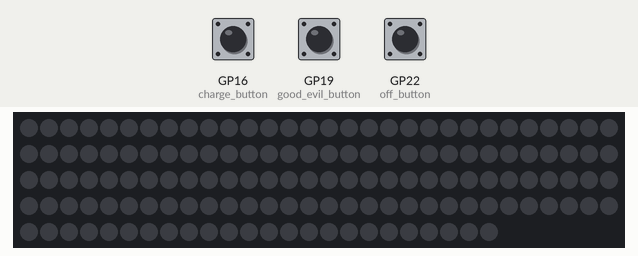
Simulated run of this program. Board: Raspberry Pi Pico running MicroPython. Parts: 144 RGB LEDs in strip order, left to right, continuing on the next row. The inputs (shaded band) are chosen by the test bench; at power-on: GP16 (charge_button) LOW, GP19 (good_evil_button) LOW, GP22 (off_button) LOW. Dim RGB values are drawn brighter than linear.

Above: at 1.2 s.
1.3 s: GP16 (charge_button) pulled HIGH for 0.15 s
At 2.7 s:
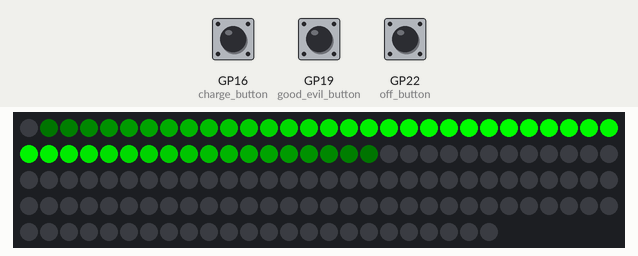
4.4 s: GP19 (good_evil_button) pulled HIGH for 0.15 s
At 5.5 s:
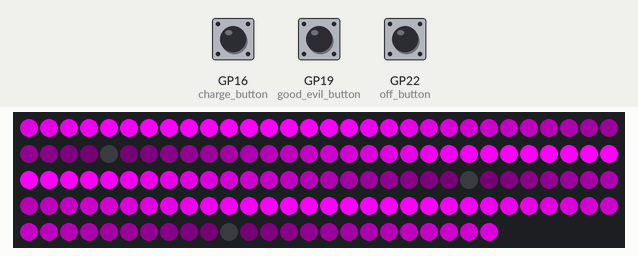
7.5 s: GP19 (good_evil_button) pulled HIGH for 1 s
At 8.9 s:
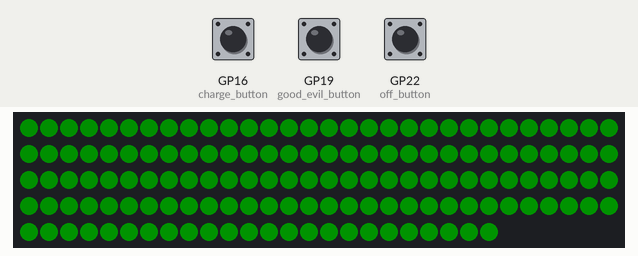
9.1 s: GP22 (off_button) pulled HIGH for 0.15 s
At 10.6 s:
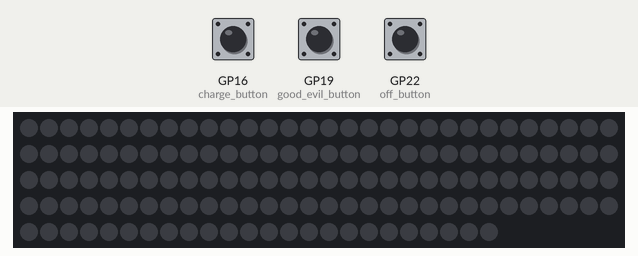
10.9 s: GP16 (charge_button) pulled HIGH for 1 s
At 13.1 s:
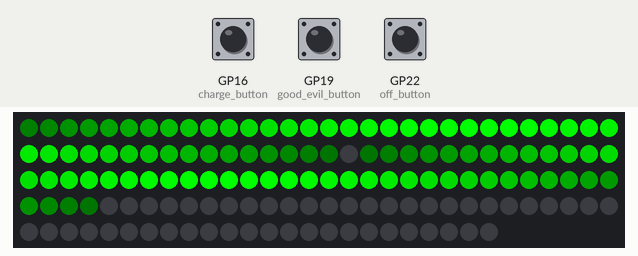
14.9 s: GP22 (off_button) pulled HIGH for 1 s
At 15.03 s:
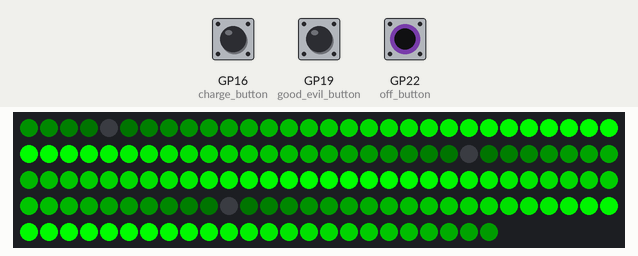
Timing chart, 0 to 17.9 s (numbered marks = the images above; inputs shaded):
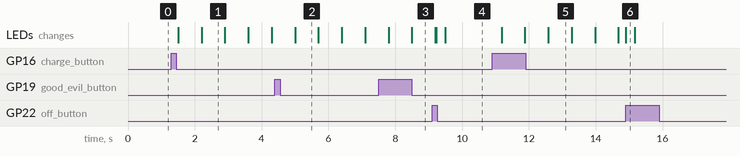

Measured:
- after the input at 1.3 s, the LEDs: first change after 0.20 s (image 1 shows a later state)
- after the input at 4.4 s, the LEDs: change after 0.60 s (image 2)
- after the input at 7.5 s, the LEDs: first differ from a run without the input after 1.0 s (image 3)
- after the input at 10.9 s, the LEDs: first change after 0.28 s (image 5 shows a later state)
- what the display in image 1 shows lasts 0.7 s, from 2.2 s to 2.9 s

The program:

trial_with_irq.py
```python
from time import sleep
from math import pi, sin
from machine import Pin, Timer
from neopixel import NeoPixel


"""
This manages my Doctor Strange costume LEDs based on button press events.
Main bus:
 - Port 36, which is 3.3v, is wired to the main + bus on the breadboard
 - Port 38, which is ground, is wired to the main - bus on the breadboard
Input buttons:
 - All buttons are wired from the IO pins to the main + bus, so that events can be caught upon rising situations
 - Charge button is connected to GP16
 - Moral button is connected to GP19
 - Cancel button is connected to GP22
Outputs:
 - 144 pixel Neopixel strip connected with red to the main + bus, white to the main - bus, and green to GP28
"""


class StrangePixel:
    """A class representing a single RGB pixel along an LED strip, with RGB members along with x and index members"""

    def __init__(self, index: int, x: float):
        """
        Initialize the StripRGBPixel instance.

        :param index: Zero-based index of pixel on the LED strip
        :param x: A physical representation of the x-position of this pixel, not necessarily accurate to real-life
        """
        self.index = index
        self.x = x
        self.intensity = 0
        self.red = 0
        self.green = 0
        self.blue = 0

    def set_pixel_intensity(self, intensity: int, evil: bool) -> None:
        """
        Updates the pixel based on an intensity.  RGB values are updated according to good/evil status.

        :param intensity: Intensity should be an integer from 0 to 255
        :param evil: A boolean flag specifying whether the pixel color should indicate evil for True, or good for False
        """
        self.intensity = intensity
        if not evil:
            self.red = 0
            self.green = int(intensity)
            self.blue = 0
        else:
            self.red = int(intensity)
            self.green = 0
            self.blue = int(intensity)


class StateManager:
    """Handles all raw I/O with the buttons on the board, converting signals into flags, and handling debounce"""

    Idle = 0  # no lights on, waiting on input
    Charging = 1  # arms charging up in the correct color scheme, accents glowing
    Armed = 2  # accents bright, charging paths on but dim, wrists and hands glowing bright
    Calming = 3  # all lights calmly turn off

    def __init__(self):
        self.charge_requested = False
        self.toggle_good_evil_requested = False
        self.abort_requested = False
        self.timer = Timer(-1)
        self._initialize_button_monitors()
        self.evil = False
        self.debounce_time = 200  # ms

    def _initialize_button_monitors(self) -> None:
        """One-time initialization to create button instances and call the workers to set up IRQ monitors"""
        self.charge_button = Pin(16, Pin.IN)
        self.initialize_charge_button()
        self.good_evil_button = Pin(19, Pin.IN, Pin.PULL_DOWN)
        self.initialize_good_evil_button()
        self.off_button = Pin(22, Pin.IN, Pin.PULL_DOWN)
        self.initialize_off_button()

    def initialize_charge_button(self, _: Timer=None) -> None:
        """Resets the IRQ monitoring of the charge button"""
        self.charge_button.irq(handler=self.handler_charge, trigger=Pin.IRQ_RISING)

    def handler_charge(self, _):
        """Handles charge button event, turns off monitor for debounce, sets the flag, and schedules an IRQ reset"""
        self.charge_button.irq(handler=None)
        self.charge_requested = True
        self.timer.init(mode=Timer.ONE_SHOT, period=self.debounce_time, callback=self.initialize_charge_button)

    def initialize_good_evil_button(self, _: Timer=None) -> None:
        """Resets the IRQ monitoring of the moral button"""
        self.good_evil_button.irq(handler=self.handler_trigger_good_evil, trigger=Pin.IRQ_RISING)

    def handler_trigger_good_evil(self, _):
        """Handles moral button event, turns off monitor for debounce, sets the flag, and schedules an IRQ reset"""
        self.good_evil_button.irq(handler=None)
        self.toggle_good_evil_requested = True
        self.timer.init(mode=Timer.ONE_SHOT, period=self.debounce_time, callback=self.initialize_good_evil_button)

    def initialize_off_button(self, _: Timer=None) -> None:
        """Resets the IRQ monitoring of the abort button"""
        self.off_button.irq(handler=self.handler_should_abort, trigger=Pin.IRQ_RISING)

    def handler_should_abort(self, _):
        """Handles abort button event, turns off monitor for debounce, sets the flag, and schedules an IRQ reset"""
        self.off_button.irq(handler=None)
        self.abort_requested = True
        self.timer.init(mode=Timer.ONE_SHOT, period=self.debounce_time, callback=self.initialize_off_button)


class DoctorStrangeCostume:
    """Main costume driver, handles all costume output, holds an instance of a StateManager for interacting with IO"""

    def __init__(self):
        self.num_leds = 144
        self.strip = NeoPixel(Pin(28), self.num_leds)
        self.num_charging_waves = 3  # number of oscillations during charging
        initial_offset = -pi / 2.0  # setting this as a quarter period makes it charge up nicely
        self.lights_per_period = self.num_leds / self.num_charging_waves
        self.pixels = []
        for i in range(0, self.num_leds):
            x = i * (2 * pi / self.lights_per_period) + initial_offset
            p = StrangePixel(i, x)
            self.pixels.append(p)
        self.state_manager = StateManager()

    def refresh_and_check_state(self) -> bool:
        """Checks all state flags, keep in mind it should generally just set up signals for the main_loop to respond"""
        if self.state_manager.abort_requested:
            self.turn_off()
            self.state_manager.abort_requested = False
            self.state_manager.charge_requested = False
            return False
        if self.state_manager.toggle_good_evil_requested:
            self.state_manager.evil = not self.state_manager.evil
            for p in self.pixels:
                p.set_pixel_intensity(p.intensity, self.state_manager.evil)
            self.update()
            self.state_manager.toggle_good_evil_requested = False
        if self.state_manager.charge_requested:
            self.state_manager.abort_requested = False  # dismiss any past abort requests
        return True

    def run_main_loop(self) -> None:
        """Runs infinitely, operating the costume based on all flags.  State is checked often to handle events"""
        while True:
            should_restart_main_loop = False
            if self.state_manager.charge_requested:
                self.state_manager.charge_requested = False  # and go ahead and run, but reset the flag for this request
            else:
                sleep(0.2)
                continue

            try:
                num_times_to_charge = 2  # number of times to charge before fading and resonating
                target_value = 15  # final target value for arm while resonating wrist
                num_steps = 20  # number of steps to fade to target value
                max_val = 255  # maximum brightness during charge-up
                amplitude = max_val / 2.0

                # charge up the arm
                for iteration in range(0, self.num_leds * num_times_to_charge):
                    if not self.refresh_and_check_state():
                        should_restart_main_loop = True
                        break
                    # each iteration, we just want to walk from the end to the beginning, and
                    # move the value from upstream down one, then calculate a new value for the zeroth element by
                    # adding a small shift to the calculated value
                    for i in range(self.num_leds - 1, 0, -1):
                        self.pixels[i].set_pixel_intensity(self.pixels[i - 1].intensity, self.state_manager.evil)
                    this_shift = iteration * 2 * pi * self.num_charging_waves / self.num_leds
                    self.pixels[0].set_pixel_intensity(
                        int(amplitude + amplitude * sin(self.pixels[0].x - this_shift)),
                        self.state_manager.evil
                    )
                    if iteration % 2 == 0:
                        self.update()

                # restart main loop if we should abort
                if should_restart_main_loop:
                    continue

                # fade down to the target value
                # store the values before we start altering them
                step_sizes = []
                for i in range(0, self.num_leds):
                    actual_distance = target_value - self.pixels[i].intensity  # positive if we are too low
                    step_sizes.append(actual_distance / num_steps)

                # now actually go in and gradually get them close to the target value (round-off error will occur)
                for step in range(0, num_steps):
                    if not self.refresh_and_check_state():
                        should_restart_main_loop = True
                        break
                    for i in range(0, self.num_leds):
                        new_intensity = int(self.pixels[i].intensity + step_sizes[i])
                        if new_intensity < 0:
                            new_intensity = 0
                        self.pixels[i].set_pixel_intensity(new_intensity, self.state_manager.evil)
                    self.update()

                # restart main loop if we should abort
                if should_restart_main_loop:
                    continue

                # now one final pass to get them all to the target value
                for i in range(0, self.num_leds):
                    self.pixels[i].set_pixel_intensity(target_value, self.state_manager.evil)
                self.update()

                # then resonate the last half period
                periods_ignored = self.num_charging_waves - 1
                starting_led_of_last_period = self.lights_per_period * periods_ignored + 1
                starting_point_for_resonating = int(starting_led_of_last_period)
                resonating_value_modifiers = [0, 1, 2, 3, 4, 5, 6, 7, 8, 9, 10, 11, 12, 13, 14, 15, 16, 17, 18, 19, 20,
                                              19, 18, 17, 16, 15, 14, 13, 12, 11, 10, 9, 8, 7, 6, 5, 4, 3, 2, 1]
                # list(range(21)) + list(reversed(range(1, 20)))
                resonating_values = [target_value + x for x in resonating_value_modifiers]
                for _ in range(5):
                    if not self.refresh_and_check_state(): # no need to set should_restart_main_loop, we are at the end
                        break
                    for val in resonating_values:
                        for i in range(starting_point_for_resonating, self.num_leds):
                            self.pixels[i].set_pixel_intensity(val, self.state_manager.evil)
                        self.update()

                # don't allow charge requests while running
                self.state_manager.charge_requested = False

            except Exception as e:
                print(f"EXCEPTION: {str(e)}")

    def turn_off(self) -> None:
        """Turns off the LED strip and clears flags"""
        num_iterations = 10
        original_intensities = [x.intensity for x in self.pixels]
        for iteration in range(num_iterations, -1, -1):
            scaling_factor = iteration / num_iterations
            for i in range(0, self.num_leds):
                updated_intensity = original_intensities[i] * scaling_factor
                self.pixels[i].set_pixel_intensity(updated_intensity, self.state_manager.evil)
            self.update()
        self.state_manager.abort_requested = False

    def update(self) -> None:
        """Updates all LED status based on most recent intensity settings"""
        for i, p in enumerate(self.pixels):
            r = int(p.red)
            g = int(p.green)
            b = int(p.blue)
            try:
                self.strip[i] = (r, g, b)
            except OverflowError:
                print(f"Red: {r}, Green: {g}, Blue: {b}")
                raise
        self.strip.write()


if __name__ == "__main__":
    DoctorStrangeCostume().run_main_loop()
```
